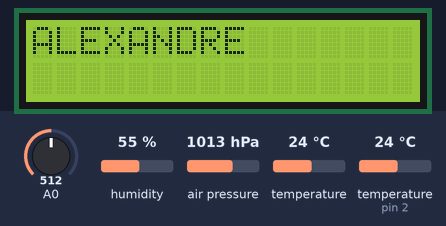
Bench run of a sketch on a simulated Arduino Uno, built with avr-gcc and run on an emulated ATmega328P. Parts: 16×2 character LCD. Inputs (shaded band) come from the test bench; at power-on: humidity 55 %, air pressure 1013 hPa, A0 = 512, temperature 24 °C, temperature (sensor on pin 2) 24 °C. What the sketch prints to the serial monitor is not drawn.

Above: at 3.2 s.
At 10.3 s:
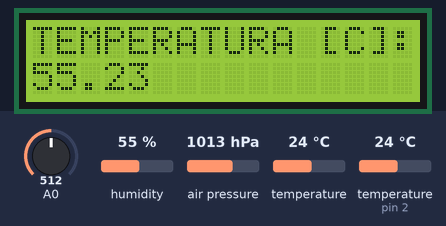
10.4 s: humidity set to 22 %
At 17.5 s:
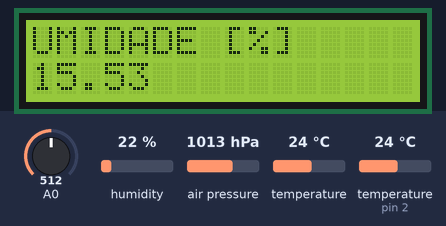
38.4 s: humidity set to 40 %
At 52.1 s:
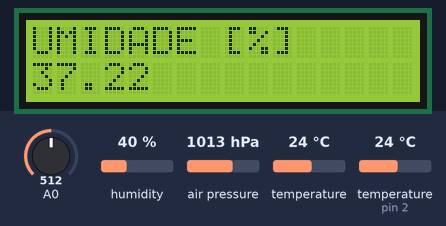
52.4 s: air pressure set to 952 hPa
At 59.7 s:
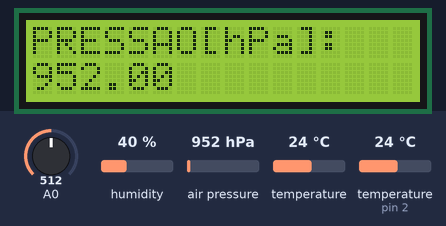
Timing chart, 0 to 61.2 s (numbered marks = the images above; inputs shaded):
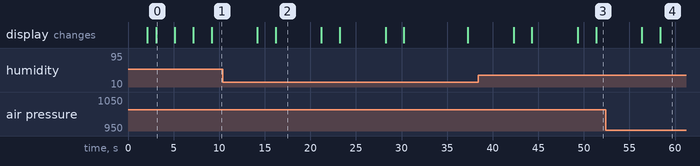

The sketch:

estacao_metereologica.ino
```cpp
#include <DHT.h> //UMIDADE
#include <Adafruit_BMP280.h>
#include <LiquidCrystal_I2C.h>
#include <Wire.h>

LiquidCrystal_I2C lcd(0x27,16,2);
DHT dht(2,DHT22); // Declara objeto do tipo DHT //UMIDADE
Adafruit_BMP280 bmp; // Declara objeto do tipo BMP //PRESSÃO

int bin, bin_lum; float tensao_lm35, temp_lm35, umid, temp_dht, press, temp_bmp280, alt, tensao_lum, res_lum, lum; // Declara variáveis

void setup()
{
Serial.begin(9600); // Inicializa serial
analogReference(INTERNAL); // Fundo escala 1,1 V
dht.begin(); // Inicializa objeto dht
bmp.begin(0x76); // Inicializa objeto BMP
lcd.init(); // Inicializa LCD
lcd.backlight(); // Liga luz do LCD

lcd.setCursor(0,0);
lcd.print("ESTACAO");
lcd.setCursor(0,1);
lcd.print("METEREOLOGICA");
delay(2000);
lcd.clear();

lcd.setCursor(0,0);
lcd.print("GRUPO: ISABELLA,");
lcd.setCursor(0,1);
lcd.print("GUSTAVO E");
delay(1000);
lcd.clear();
lcd.setCursor(0,0);
lcd.print("ALEXANDRE");
delay(2000);
lcd.clear();

lcd.setCursor(0,0);
lcd.print("INSTRUMENTACAO");
lcd.setCursor(0,1);
lcd.print("E MEDICAO");
delay(2000);
lcd.clear();

lcd.setCursor(0,0);
lcd.print("TURMA A2");
delay(2000);
lcd.clear();
}

void loop() {

//LM35
bin = analogRead(A0); // Lê valor binário
tensao_lm35 = (bin/1023.0)*1.1; // Converte em tensão
temp_lm35 = (tensao_lm35*100.0730893) +0.133495463; // Converte em temp.
Serial.print("\n\nTensão LM35 [V]: ");
Serial.print(tensao_lm35);
Serial.print("\nTemperatura [C]: ");
Serial.print(temp_lm35); // Exibe temperatura

lcd.setCursor(0,0);
lcd.print("TEMPERATURA [C]:");
lcd.setCursor(0,1);
lcd.print(temp_lm35);
delay(5000);
lcd.clear();

delay(2000);

umid = dht.readHumidity(); // Lê umidade
temp_dht = dht.readTemperature(); // Lê temperatura
umid = umid * 1.205039024 - 10.97803763; // Calibração
Serial.print("\nUmidade [%]: ");
Serial.print(umid); // Exibe umidade

lcd.setCursor(0,0);
lcd.print("UMIDADE [%]");
lcd.setCursor(0,1);
lcd.print(umid);
delay(5000);
lcd.clear();

delay(2000);


press = bmp.readPressure(); // Lê pressão
temp_bmp280 = bmp.readTemperature();// Lê temperatura
alt= bmp.readAltitude(1013.25); // Altitude em metros
Serial.print("\nPressão [hPa]: ");
Serial.print(press/100); // Exibe pressão
Serial.print("\nAltitude [m]: ");
Serial.print(alt); // Exibe pressão

lcd.setCursor(0,0);
lcd.print("PRESSAO[hPa]:");
lcd.setCursor(0,1);
lcd.print(press/100);
delay(5000);
lcd.clear();

delay(2000);

lcd.setCursor(0,0);
lcd.print("ALTITUDE [m]:");
lcd.setCursor(0,1);
lcd.print(alt);
delay(5000);


delay(2000);


bin_lum = analogRead(A1); // Lê binário
tensao_lum = (bin_lum/1023.0)*1.1; // Calc. tensão
res_lum = tensao_lum*100000.0/(5.0-tensao_lum); // Calc. resist.
lum = pow(10,6.5-1.25*log10(res_lum)); // Calc. lumnos.
Serial.print("\nResitência LDR: ");
Serial.print(res_lum); // Exibe luminosidade
Serial.print("\nLuminosidade [Lux]: ");
Serial.print(lum); // Exibe luminosidade

lcd.setCursor(0,0);
lcd.print("LUMINOSIDADE:");
lcd.setCursor(0,1);
lcd.print(lum);
delay(5000);

lcd.clear();
delay(2000);

}
```

Measured:
- what the display in image 0 shows lasts 2.0 s, from 3.1 s to 5.1 s
- what the display in image 2 shows lasts 5.0 s, from 16.2 s to 21.2 s
